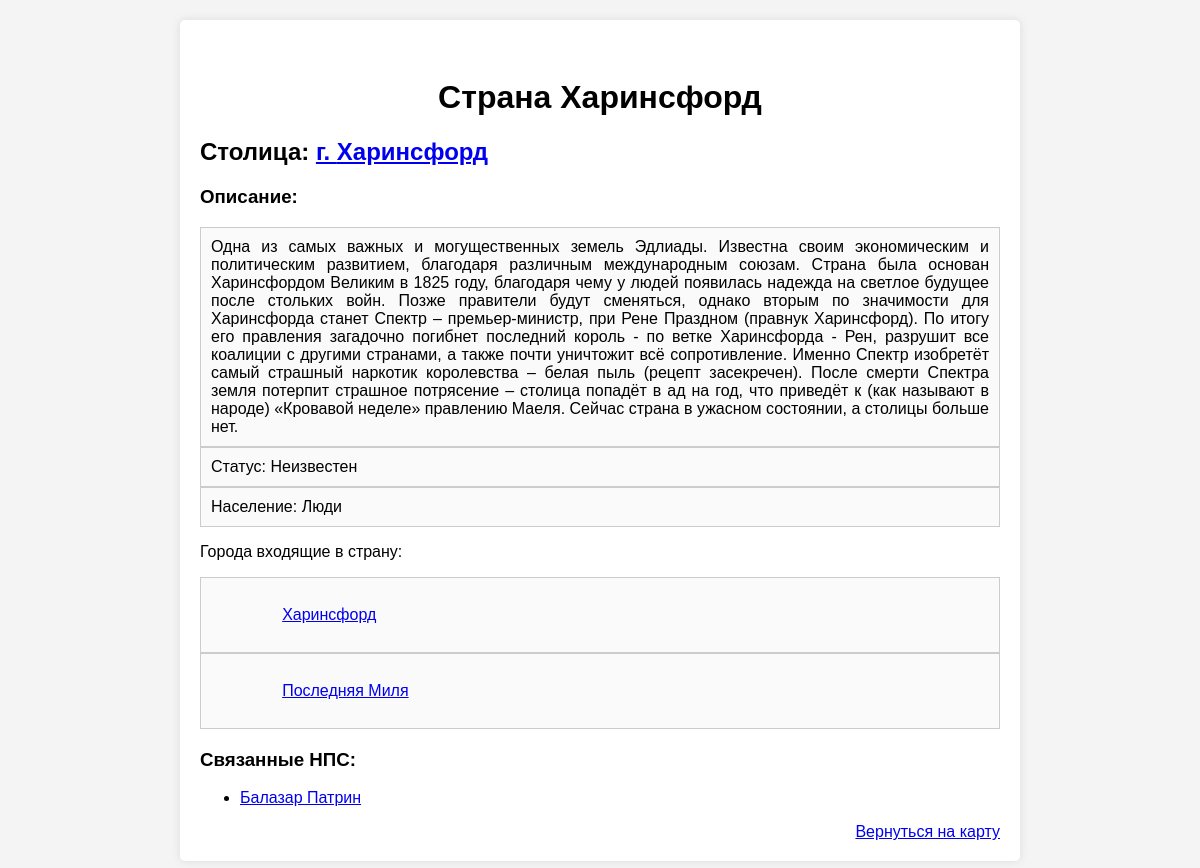
Page /location_info/harinsford/ (signed in) on the earlier database version.
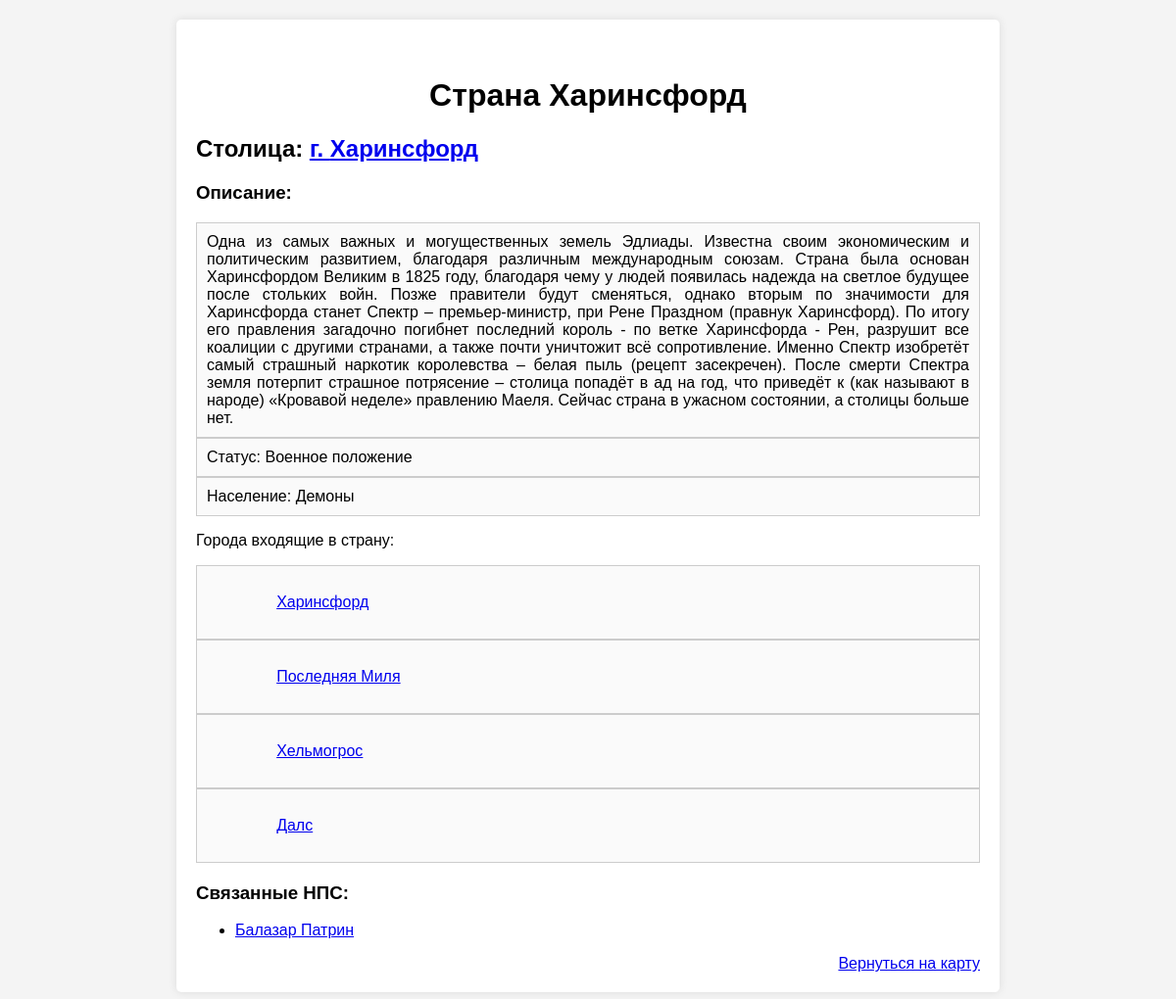
Same page on the later database version.
### map/models.py (models this page shows, shortened)
class Location(models.Model):
    race = {'NO':'Нет',
            'Unknown':'Неизвестна',
            'Humans':"Люди",
            'S_elfs':"Высшие эльфы",
            'Gnoms':'Гномы',
            'Dwarfs':'Дварфы',
            'Half_height':'Полурослки',
            'Demons':'Демоны',
            'Drou':"Дроу",
            'Goblins':"Гоблины",
            'Vampires':'Вампиры',
            'Giffs':'Гифы'}
    statuses ={
        "Unknown": "Неизвестен",
        "Martial_law": "Военное положение",
        "Captured": "Захвачен",
        "Resistance": "Сопротивление",
        "Neutral": "Нейтральный",
        "Destroyed": "Уничтожен",
        "Capital": "Столица",
        "Liberal": "Либеральный",
        "Conservative": "Консервативный",
        "Racist": "Расистский"
    }
    image = models.ImageField(upload_to='location_picks/',null=True,blank=True)
    name = models.CharField(max_length=60)
    description = models.TextField()
    slug = models.SlugField(max_length=60,unique=True)
    status = models.CharField(max_length=50,null=True,choices=statuses)
    population = models.CharField(max_length=50,null=True,choices=race)
    npcs = models.ManyToManyField("map.NPC", verbose_name="Кто здесь бывал",blank=True)
    what_adventures = models.ManyToManyField("map.Dnd_adventure", verbose_name="В каких приключения был",blank=True)
    class Meta:
        verbose_name = "Абстрактная модель(не трогай)"
        verbose_name_plural = "Абстрактная модель(не трогай)"

class Country(Location):
    glava = models.OneToOneField("map.NPC", verbose_name=("Правитель"), on_delete=models.SET_NULL,null=True,blank=True,default='Неизвестно')
    capital = models.OneToOneField("map.City", verbose_name=("Столица"), on_delete=models.SET_NULL,null=True,related_name="cap_of",blank=True)
    class Meta:
        verbose_name = "Страна"
        verbose_name_plural = "Страны"

class City(Location):
    glava = models.OneToOneField("map.NPC", verbose_name=("Мэр"), on_delete=models.SET_NULL,null=True,blank=True,default='Неизвестно')
    Land = models.ForeignKey(to=Country,on_delete=models.SET_NULL,null=True,related_name="cities")
    class Meta:
        verbose_name = "Город"
        verbose_name_plural = "Города"

class NPC(models.Model):
    image = models.ImageField(upload_to='npc_picks/',blank=True)
    name = models.CharField(max_length=50)
    description = models.TextField()
    slug = models.SlugField(blank=True)
    class Meta:
        verbose_name = "НПС"
        verbose_name_plural = "НПСи"

### map/views.py (the view)
# urls.py: path('location_info/<slug:country_slug>/',about_Country,name='country_page'),
@login_required
def about_Country(request,country_slug):
    hero = Hero_m.objects.get(username=request.user.username)
    country = Country.objects.get(slug=country_slug)
    context = {'location': country}
    return render(request,'map/about_location.html',context=context)

### map/templates/map/about_location.html (shortened to what this page needs)
<!DOCTYPE html>
<html lang="ru">
<head>
</head>
<body>
    <div class="container">
        {% if location.capital %}
            <h1>Страна {{ location.name }}</h1>
        {% elif location.is_city == True  %}
            <h1>Город {{ location.name }}</h1>
        {% else %}
            <h1>Поселение {{ location.name }}</h1>
        {% endif %}
        {% if location.capital %}
        <h2> Столица:
            <a href="{% url 'city_page' location.slug location.capital.slug %}">г. {{ location.capital.name }} </a>
        </h2>
        {% endif %}
        <h3>Описание:</h3>
        <div class="description">{{ location.description }}</div>
        <div class="description">Статус: {{ location.get_status_display }}</div>
        <div class="description">Население: {{ location.get_population_display }}</div>
        {% if location.cities %}
            <p>Города входящие в страну:</p>
            {% for city in location.cities.all %}
            <div class="description">
                <a href="{% url 'city_page' location.slug  city.slug  %}">{{ city.name }}</a>
            </div>
            {% endfor %}
        {% endif %}
        {% if location.npcs %}
        <div class="cities">
            <h3>Связанные НПС:</h3>
            <ul>
                {% for npc in location.npcs.all %}
                    <li><a href=" {% url 'npc_page' npc.slug %}">{{ npc.name }}</a></li>
                {% empty %}
                    <li>Неизвестно</li>
                {% endfor %}
            </ul>
        </div>
        {% endif %}
        <div style="display: flex;justify-content: flex-end;">
            <a href="{% url 'index' %}">Вернуться на карту</a>
        </div>
    </div>
</body>
</html>

### map/templates/map/about_location.html (style rules this page uses)
body { font-family: Arial, sans-serif; margin: 20px; padding: 0; background-color: #f4f4f4; }
.container { width: 800px; margin: auto; background: white; padding: 20px; border-radius: 5px; box-shadow: 0 0 10px rgba(0, 0, 0, 0.1); }
h1 { text-align: center; }
.description { white-space: pre-wrap; text-align: justify; max-height: 400px; overflow-y: auto; padding: 10px; border: 1px solid #ccc; background: #fafafa; }
.cities { margin-top: 20px; }

Differences in the rows shown:
changed through a linked row, Country "Харинсфорд": status "Неизвестен" → "Военное положение"; population "Люди" → "Демоны"
added City: name "Хельмогрос"
added City: name "Далс"
